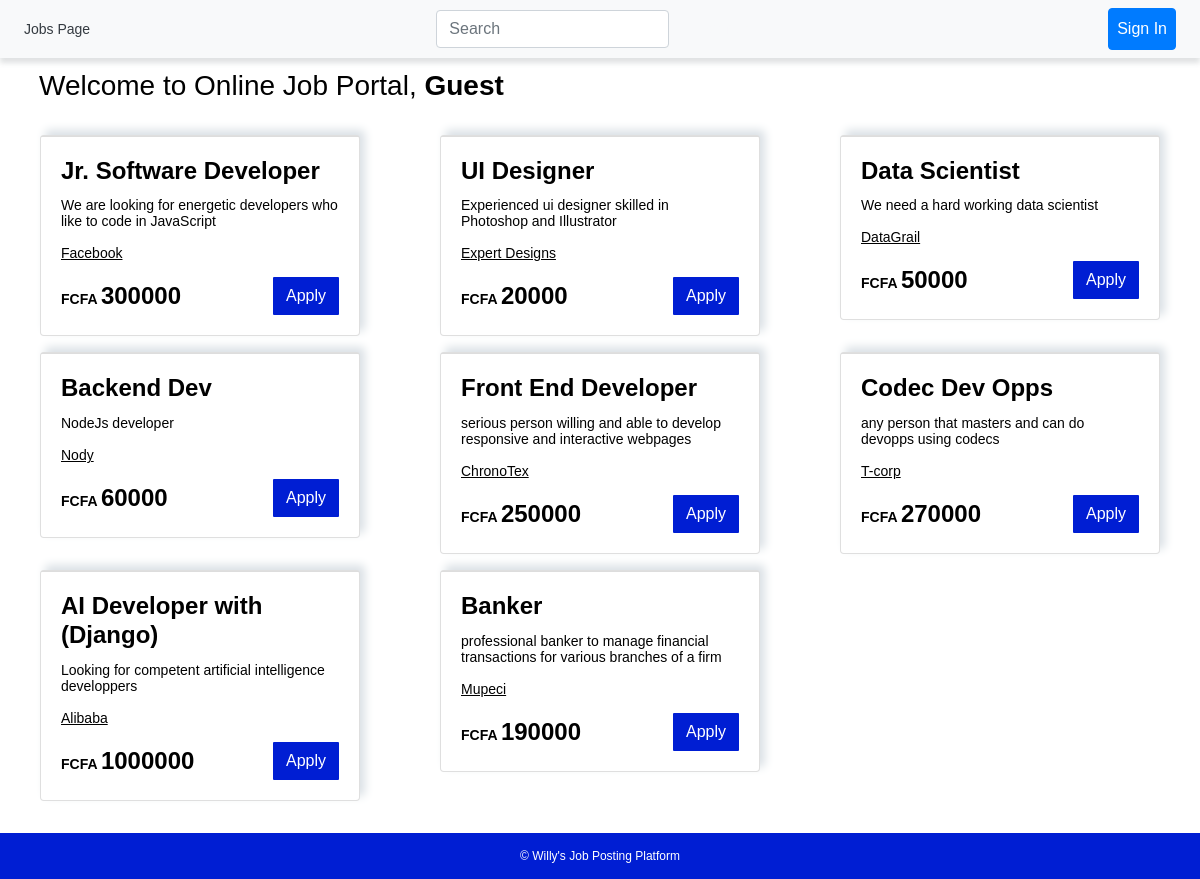
The page / on the database its author committed.
### tables this page shows
CREATE TABLE `jobs` (
  `id` int(11) NOT NULL,
  `title` varchar(255) NOT NULL,
  `description` varchar(255) NOT NULL,
  `company` varchar(50) NOT NULL,
  `salary` int(255) NOT NULL
);

### templates/job.php (the view, shortened to what this page needs)
<div class="col-md-4 col-sm-6 my-2">
	<div class="card m-auto job" style="width: 20rem;">
		<div class="card-body">
			<h4 class="card-title"><?php echo $r['title']; ?></h4>
			<p class="card-text"><?php echo $r['description']; ?></p>
			<p class="card-text company"><?php echo $r['company']; ?></p>
			<div style="display: flex; justify-content: space-between; align-items: center;">
				<div style="font-weight: 600;">FCFA <span class="salary"><?php echo $r['salary']; ?></span></div>
				<button type="button" class="btn apply-button"
					data-pid="<?php echo $r['id']; ?>"
					data-target="#applyModal<?php echo $r['id']; ?>" data-toggle="modal">
					<span class="text-white">
						Apply
					</span>
				</button>
			</div>
		</div>
	</div>
</div>

### templates/header.php (shortened to what this page needs)
<?php
$server = 'http://' . $_SERVER['SERVER_NAME'] . '/job-portal/';
$user_logged = false;
?>
<!DOCTYPE html>
<html>
<head>
	<link rel="stylesheet" href="https://stackpath.bootstrapcdn.com/bootstrap/4.5.0/css/bootstrap.min.css">
	<link rel="stylesheet" href="<?php echo $server; ?>css/style.css">
</head>
<body>
	<header class="d-flex w-100">
		<nav class="navbar navbar-expand-lg w-100 bg-light">
			<div class="navbar-collapse collapse justify-content-between">
				<ul class="navbar-nav" id="navbar">
					<li class="nav-item active">
						<a class="nav-link text-dark" href="<?php echo $server; ?>index.php"><i class="fa fa-id-badge text-dark"></i> Jobs Page</a>
					</li>
				</ul>
				<ul class="navbar-nav">
					<div class="d-flex my-2 my-lg-0">
						<input id="searchInput" class="form-control mr-sm-2" type="search" placeholder="Search" aria-label="Search">
						<button id="searchBtn" class="btn btn-outline-light m-2 my-sm-0" type="button">Search</button>
					</div>
				</ul>
				<ul class="navbar-nav">
					<?php
					if ($user_logged) { ?>
						<li class="nav-item mr-sm-2">
							<a class="nav-link btn btn-dark text-white" href="<?php echo $server; ?>components/user/logout.php"><span><i class="fa fa-sign-out text-white"></i></span>Sign Out</a>
						</li>
					<?php } else { ?>
						<li class="nav-item mr-sm-2">
							<a class="nav-link btn btn-primary text-white" href="<?php echo $server; ?>components/user/login.php"><span><i class="fa fa-sign-in text-white"></i></span> Sign In</a>
						</li>
					<?php } ?>
				</ul>
			</div>
		</nav>
	</header>
	<div class="container-fluid page-container">

### index.php (shortened to what this page needs)
<?php
require_once ('connect.php');
?>
<?php require('templates/header.php') ?>
	<div class="d-flex mt-4 mx-4">
        <h3>Welcome to Online Job Portal,
        	<b><?php
			if ($user_logged) {
				$user_id = ($_SESSION['id']);
				$select_sql = "SELECT name FROM `users` WHERE id='$user_id'";
				$result = mysqli_query($connection, $select_sql);
				if ($result->num_rows > 0) {
					$row = mysqli_fetch_assoc($result);
					echo $row["name"];
					if (!$row["name"]) {
						 echo "Guest";
					}
				}
			} else {
			    echo "Guest";
			}
        	?></b>
        </h3>
    </div>
	<div class="row main-section">
      <?php
		$SelSql = "SELECT * FROM `jobs`";
		$res = mysqli_query($connection, $SelSql);
		$num_of_rows = mysqli_num_rows($res);
		if ($num_of_rows > 0) {
		    while($num_of_rows > 0) {
		    	$num_of_rows--;
		    	$r = mysqli_fetch_assoc($res);
		        include('templates/job.php');
		    }
		} else {
		    echo '<div class="container">No Jobs Available</div>';
		}
	?>
	</div>
<?php require('templates/footer.php') ?>

### templates/footer.php (shortened to what this page needs)
</div>
<footer class="footer-container row justify-content-center mt-4 py-3">
	<div class="text-white">&copy Willy's Job Posting Platform</div>
</footer>
</body>
</html>

### css/style.css (style rules this page uses)
* { color: black; }
html, body { height: 100%; }
#navbar li a { color: #eee; }
.page-container { padding-top: 45px; }
.footer-container { position: relative; left: 0; bottom: 0; font-size: 12px; width: 100%; margin: auto; background-color: #001ed3; }
header { box-shadow: 0px 5px 5px #6c757d36; position: fixed; z-index: 99; top: 0; }
.apply-button { background-color: #001ed3; color: #333; border-radius: 1px; }
.job { box-shadow: 5px -5px 10px 0px #dae0e5; }
.card-body { border-top: 1px solid #ddd; }
.card-title, .salary { font-weight: 600; font-size: 1.5rem; }
.salary { margin: 0; }
.company { text-decoration: underline; }

### templates/header.php (style rules this page uses)
body { font: 14px sans-serif; }

### rows shown on the page
jobs: title "Jr. Software Developer", description "We are looking for energetic developers who like to code in JavaScript", company "Facebook", salary "300000"
jobs: title "UI Designer", description "Experienced ui designer skilled in Photoshop and Illustrator", company "Expert Designs", salary "20000"
jobs: title "Data Scientist", description "We need a hard working data scientist", company "DataGrail", salary "50000"
jobs: title "Backend Dev", description "NodeJs developer", company "Nody", salary "60000"
jobs: title "Front End Developer", description "serious person willing and able to develop responsive and interactive webpages", company "ChronoTex", salary "250000"
jobs: title "Codec Dev Opps", description "any person that masters and can do devopps using codecs", company "T-corp", salary "270000"
jobs: title "AI Developer with (Django)", description "Looking for competent artificial intelligence developpers", company "Alibaba", salary "1000000"
jobs: title "Banker", description "professional banker to manage financial transactions for various branches of a firm", company "Mupeci", salary "190000"
